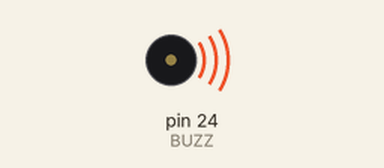
This sketch was run on a simulated Arduino Mega 2560, built with avr-gcc and run on an emulated ATmega2560. On the bench: buzzer (waves = sounding, pin HIGH).

Above: at 0.2 s.
Timing chart, 0 to 3.0 s (numbered marks = the images above):
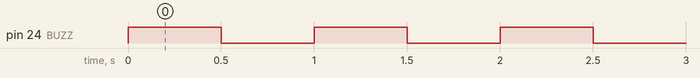

The sketch:

BuzzerOnOff.ino
```cpp
const int BUZZ = 24;
void setup() {
pinMode(BUZZ, OUTPUT);
}
void loop() {
digitalWrite(BUZZ, HIGH); // buzzer ON
delay(500);
digitalWrite(BUZZ, LOW);  // buzzer OFF
delay(500);
} 
```

Measured:
- by itself, pin 24 (BUZZ): alternates HIGH for 0.50 s and LOW for 0.50 s
